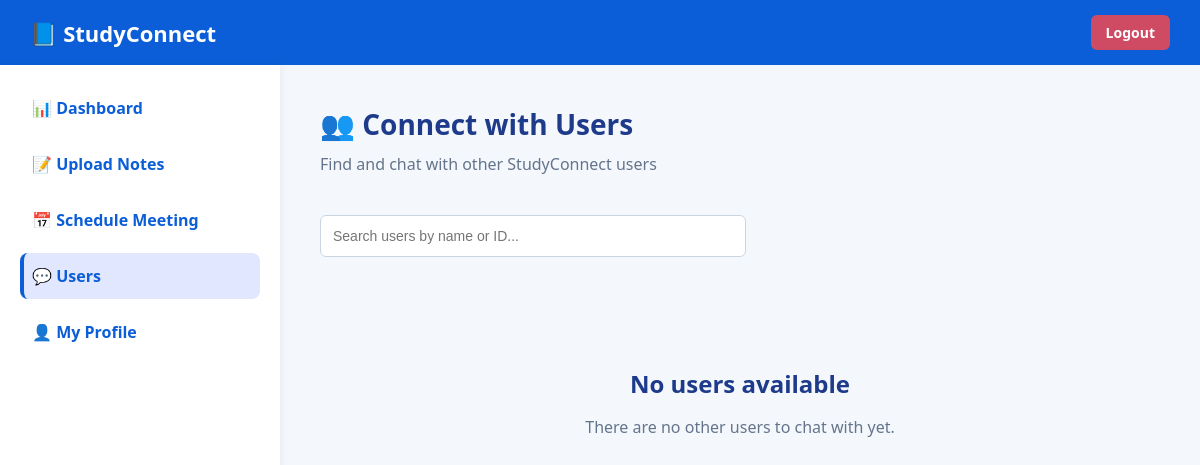
Page /users/ (signed in) on the earlier database version.
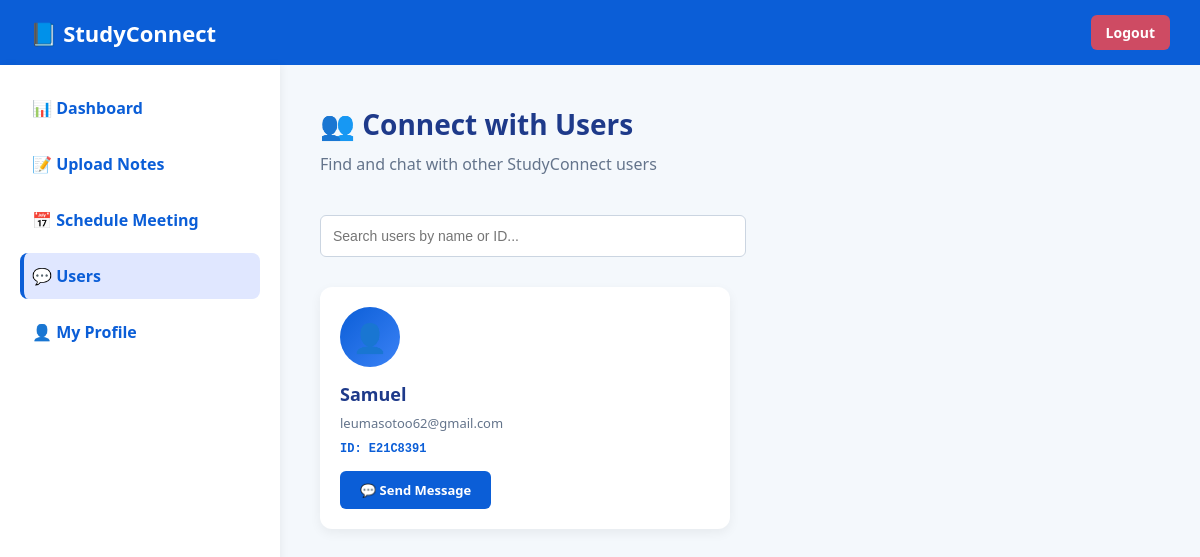
Same page on the later database version.
### core/models.py (models this page shows, shortened)
class CustomUser(AbstractUser):
    user_id = models.CharField(max_length=12, unique=True, editable=False)
    email = models.EmailField(unique=True)

### core/views.py (the view)
# urls.py: path("users/", views.users_list, name="users_list"),
@login_required
def users_list(request):
    all_users = CustomUser.objects.exclude(id=request.user.id).order_by("username")
    return render(request, "core/users_list.html", {
        "users": all_users
    })

### core/templates/core/users_list.html (shortened to what this page needs)
<!DOCTYPE html>
<html>
<head>
</head>
<body>
<div class="topbar">
    <span>📘 StudyConnect</span>
    <div class="topbar-actions">
        <a href="{% url 'logout' %}" class="logout-btn">Logout</a>
    </div>
</div>
<div class="container">
    <div class="sidebar">
        <a href="{% url 'dashboard' %}">📊 Dashboard</a>
        <a href="{% url 'upload_note' %}">📝 Upload Notes</a>
        <a href="{% url 'schedule' %}">📅 Schedule Meeting</a>
        <a href="{% url 'users_list' %}" class="active">💬 Users</a>
        <a href="{% url 'profile' %}">👤 My Profile</a>
    </div>
    <div class="content">
        <div class="header">
            <h1>👥 Connect with Users</h1>
            <p>Find and chat with other StudyConnect users</p>
        </div>
        <div class="search-box">
            <input type="text" id="searchInput" placeholder="Search users by name or ID..." onkeyup="filterUsers()">
        </div>
        {% if users %}
        <div class="users-grid" id="usersGrid">
            {% for user in users %}
            <div class="user-card" data-username="{{ user.username|lower }}" data-userid="{{ user.user_id|lower }}">
                <div class="user-avatar">👤</div>
                <h3>{{ user.username }}</h3>
                <p style="color: #64748b; font-size: 13px;">{{ user.email }}</p>
                <div class="user-id">ID: {{ user.user_id }}</div>
                <a href="{% url 'chat' user.id %}" class="chat-btn">💬 Send Message</a>
            </div>
            {% endfor %}
        </div>
        {% else %}
        <div class="empty-state">
            <h2>No users available</h2>
            <p>There are no other users to chat with yet.</p>
        </div>
        {% endif %}
    </div>
</div>
</body>
</html>

### core/templates/core/users_list.html (style rules this page uses)
body { margin: 0; font-family: Segoe UI, sans-serif; background: #f4f8fc; }
.topbar { background: #0b5ed7; color: white; padding: 15px 30px; font-size: 22px; font-weight: bold; display: flex; justify-content: space-between; align-items: center; }
.topbar-actions { display: flex; gap: 10px; }
.logout-btn { background: rgba(255, 70, 70, 0.8); color: white; padding: 8px 15px; border-radius: 6px; text-decoration: none; font-weight: bold; font-size: 14px; transition: 0.3s; }
.container { display: flex; }
.sidebar { width: 240px; background: #ffffff; height: 100vh; padding: 20px; box-shadow: 2px 0 8px rgba(0, 0, 0, 0.05); overflow-y: auto; }
.sidebar a { display: block; padding: 12px; margin-bottom: 10px; text-decoration: none; color: #0b5ed7; font-weight: 600; border-radius: 8px; transition: 0.3s; }
.sidebar a.active { background: #e0e7ff; border-left: 4px solid #0b5ed7; padding-left: 8px; }
.content { flex: 1; padding: 40px; overflow-y: auto; }
.header { margin-bottom: 40px; }
.header h1 { color: #1e3a8a; margin: 0 0 10px 0; font-size: 28px; }
.header p { color: #64748b; margin: 0; }
.search-box { margin-bottom: 30px; }
.search-box input { width: 100%; max-width: 400px; padding: 12px; border: 1px solid #cbd5e1; border-radius: 6px; font-size: 14px; outline: none; transition: 0.3s; }
.users-grid { display: grid; grid-template-columns: repeat(auto-fill, minmax(280px, 1fr)); gap: 20px; }
.user-card { background: white; padding: 20px; border-radius: 12px; box-shadow: 0 4px 12px rgba(0, 0, 0, 0.06); transition: 0.3s; text-decoration: none; color: inherit; display: block; }
.user-avatar { width: 60px; height: 60px; background: linear-gradient(135deg, #0b5ed7, #3b82f6); border-radius: 50%; display: flex; align-items: center; justify-content: center; color: white; font-size: 28px; margin-bottom: 15px; }
.user-card h3 { margin: 0 0 8px 0; color: #1e3a8a; font-size: 18px; }
.user-card p { margin: 5px 0; color: #64748b; font-size: 13px; }
.user-id { color: #0b5ed7; font-weight: bold; font-size: 12px; margin-top: 10px; font-family: monospace; }
.chat-btn { display: inline-block; margin-top: 15px; background: #0b5ed7; color: white; padding: 10px 20px; border-radius: 6px; text-decoration: none; font-weight: bold; font-size: 13px; transition: 0.3s; }

Differences in the rows shown:
added CustomUser: username "Samuel", email "leumasotoo62@gmail.com", user_id "E21C8391"
Other differences:
text no longer shown: "No users available There are no other users to chat with yet."
